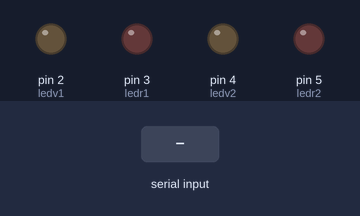
Simulated run of this sketch. Board: Arduino Uno, built with avr-gcc and run on an emulated ATmega328P. On the bench: output pins drawn as LEDs (lit = HIGH). The inputs (shaded band) are chosen by the test bench.

Above: at 1.2 s.
1.3 s: "a" received over Serial
At 2.1 s:
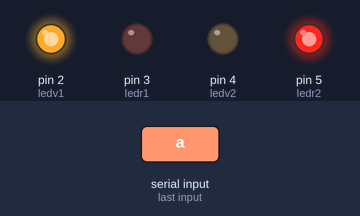
2.8 s: "b" received over Serial
At 3.2 s:
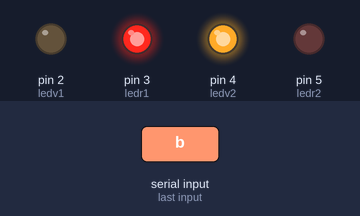
Timing chart, 0 to 5.8 s (numbered marks = the images above; inputs shaded):
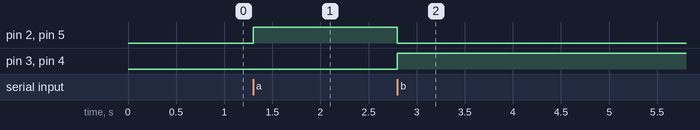

Measured:
- after the input at 1.3 s, pin 2 (ledv1), pin 5 (ledr2): LOW → HIGH at once
- after the input at 2.8 s, pin 2 (ledv1), pin 5 (ledr2): HIGH → LOW at once; pin 3 (ledr1), pin 4 (ledv2): LOW → HIGH at once

The sketch:

semaforo.ino
```cpp
const int ledv1=2;
const int ledr1=3;
const int ledv2=4;
const int ledr2=5;

void setup() {
  Serial.begin(9600);
  pinMode(ledr1, OUTPUT);
  pinMode(ledv1, OUTPUT);
  pinMode(ledr2, OUTPUT);
  pinMode(ledv2, OUTPUT);

}

void loop() {
 char comando = Serial.read();
 if(comando == 'a'){
  digitalWrite(ledv1, HIGH);
  digitalWrite(ledr1, LOW);
  digitalWrite(ledr2, HIGH);
  digitalWrite(ledv2, LOW);
 }

 if(comando == 'b'){
  digitalWrite(ledv1, LOW);
  digitalWrite(ledr1, HIGH);
  digitalWrite(ledr2, LOW);
  digitalWrite(ledv2, HIGH);
 }


}
```
